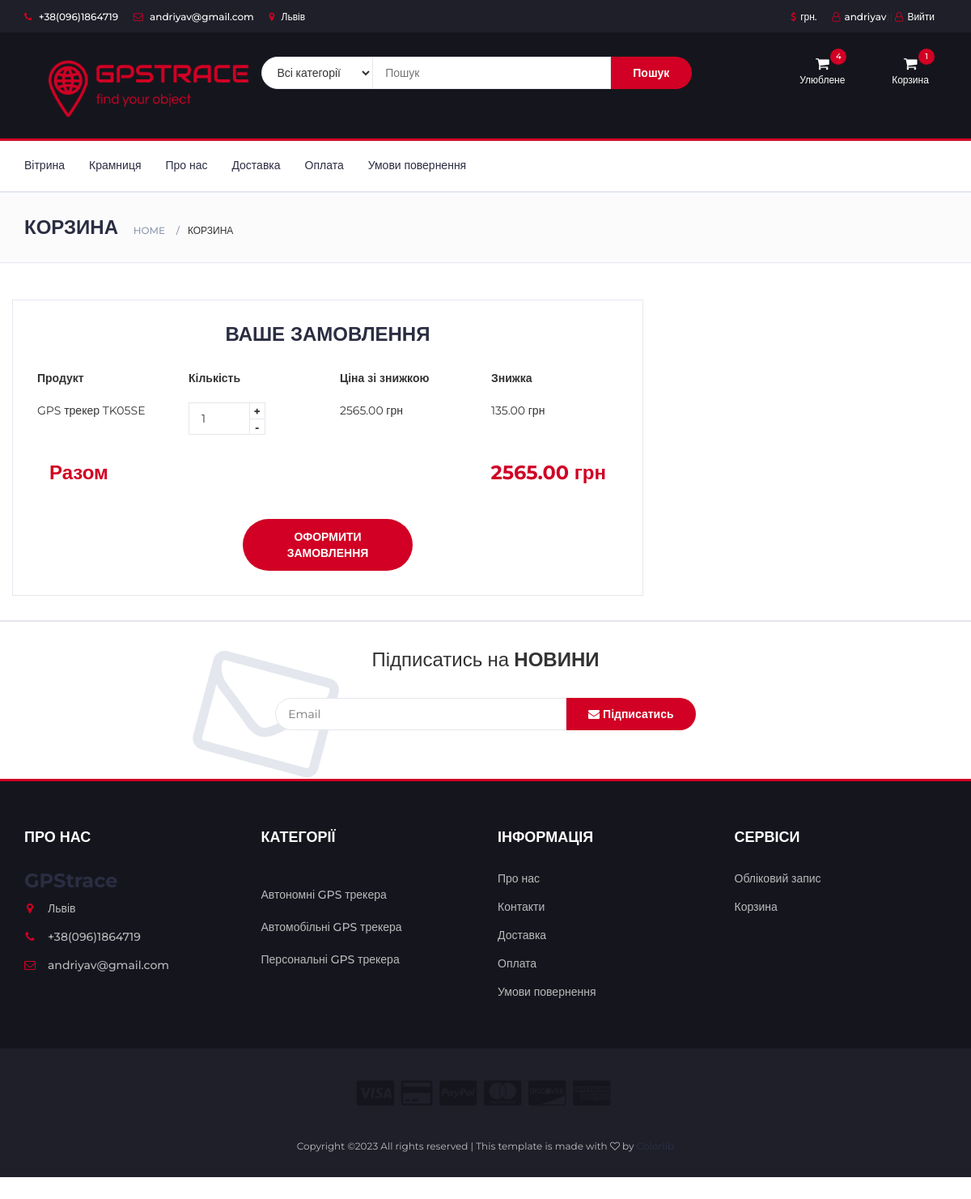
Before: /cart (signed in) with the older database file.
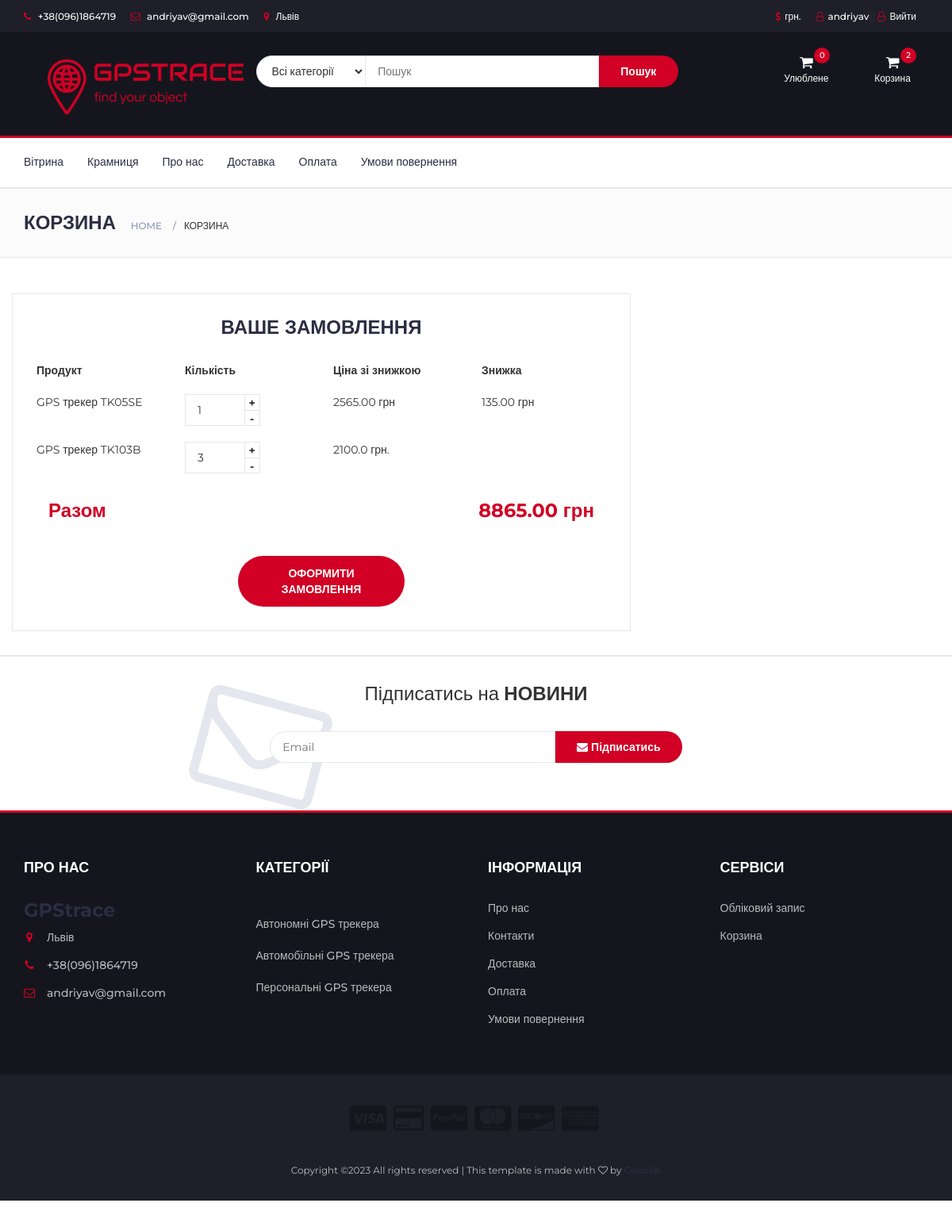
After: the same page with the newer database file.
### account/models.py (models this page shows, shortened)
class UserBase(AbstractBaseUser, PermissionsMixin):
    email = models.EmailField(_('Електронна адреса'), unique=True)
    user_name = models.CharField(max_length=150, unique=True)
    first_name = models.CharField(max_length=150, blank=True)
    about = models.TextField(_(
        'about'), max_length=500, blank=True)
    phone_number = models.CharField(max_length=15, blank=True)
    postcode = models.CharField(max_length=12, blank=True)
    address_line_1 = models.CharField(max_length=150, blank=True)
    address_line_2 = models.CharField(max_length=150, blank=True)
    town_city = models.CharField(max_length=150, blank=True)
    is_active = models.BooleanField(default=False)
    is_staff = models.BooleanField(default=False)
    created = models.DateTimeField(auto_now_add=True)
    updated = models.DateTimeField(auto_now=True)
    objects = CustomAccountManager()
    USERNAME_FIELD = 'email'
    REQUIRED_FIELDS = ['user_name']

### store/models.py (models this page shows, shortened)
class Order(models.Model):
    user = models.ForeignKey(settings.AUTH_USER_MODEL,
                             on_delete=models.CASCADE, null=True, blank=True)
    items = models.ManyToManyField(OrderItem)
    start_date = models.DateTimeField(auto_now_add=True)
    ordered_date = models.DateTimeField()
    ordered = models.BooleanField(default=False)
    ordered_date = models.DateTimeField(null=True)
    first_name = models.CharField(max_length=200,  blank=True, null=True)
    last_name = models.CharField(max_length=200, null=True)
    email = models.CharField(max_length=200, null=True)
    street_address = models.CharField(max_length=200, null=True)
    city = models.CharField(max_length=200, null=True)
    index = models.CharField(max_length=200, null=True)
    phone = models.CharField(max_length=200, null=True)
    first_name_np = models.CharField(max_length=200, blank=True, null=True)
    last_name_np = models.CharField(max_length=200, null=True)
    phone_np = models.CharField(max_length=200, null=True)
    city_np = models.CharField(max_length=200, null=True)
    address_np = models.CharField(max_length=200, null=True)
    order_notes = models.TextField(max_length=5000, null=True, blank=True)
    order_total = models.CharField(max_length=20, null=True, blank=True)
    def get_total(self):
        total = 0
        for order_item in self.items.all():
            total += order_item.get_final_price()
        return total

class OrderItem(models.Model):
    user = models.ForeignKey(settings.AUTH_USER_MODEL,
                             on_delete=models.CASCADE, null=True, blank=True)
    ordered = models.BooleanField(default=False)
    item = models.ForeignKey(Item, on_delete=models.CASCADE)
    quantity = models.IntegerField(default=1)
    def get_total_item_price(self):
        if self.item.discount:
            return self.quantity * (self.item.price - (self.item.price * (self.item.discount / 100)))
        else:
            return self.quantity * self.item.price
    def get_final_price(self):
        return self.get_total_item_price()

class Item(models.Model):
    title = models.CharField(max_length=100, null=True, verbose_name='Назва товару')
    slug = models.SlugField(max_length=100, unique=True, db_index=True, null=True)
    photo = models.ImageField(upload_to='img', null=True)
    price = models.FloatField(blank=True, null=True, verbose_name='Ціна товару')
    discount = models.IntegerField(blank=True, null=True, verbose_name='Знижка у %')
    short_description = models.TextField(max_length=5000, null=True, blank=True, verbose_name='Короткий опис')
    description = models.TextField(max_length=5000, null=True, blank=True, verbose_name='Опис')
    details = models.TextField(max_length=5000, null=True, blank=True, verbose_name='Деталі')
    label = models.CharField(choices=LABEL_CHOICES, max_length=20, null=True, blank=True, verbose_name='Акційна мітка')
    battery = models.IntegerField(choices=BATTERY_CHOICES, null=True, blank=True,
                               verbose_name='Ємність акумуляторної батареї')
    cat = models.ForeignKey('Category', on_delete=models.PROTECT, null=True)
    quantity = models.IntegerField(default=1)
    def discount_price_calculation(self):
        self.discount_price = self.price - (self.price * (self.discount / 100))
        return self.discount_price
    def discount_save_calculation(self):
        self.discount_save = self.price - self.discount_price
        return self.discount_save
    def get_update_cart_url(self):
        return reverse('update-cart', kwargs={'item_slug': self.slug})

class Category(models.Model):
    name = models.CharField(max_length=100, db_index=True, verbose_name='Категорія')
    slug = models.SlugField(max_length=255, unique=True, db_index=True, verbose_name='URL', null=True)
    def get_absolute_url(self):
        return reverse('category', kwargs={'cat_slug': self.slug})

### store/views.py (the view)
# urls.py: path('cart', CartView.as_view(), name='cart'),
class CartView(LoginRequiredMixin, ListView):
    login_url = '/account/login/'
    redirect_field_name = 'cart'
    def get(self, *args, **kwargs):
        try:
            order = Order.objects.get(user=self.request.user, ordered=False)
            context = {
                'object': order
            }
            return render(self.request, 'store/cart.html', context)
        except ObjectDoesNotExist:
            messages.warning(self.request, "У Вас не має активних замовлень")
            return redirect("/")

### cart/context_processors.py (called while the page is built)
def cart(request):
    return {'cart': Cart(request)}

### store/templatetags/store_tags.py (called while the page is built)
@register.inclusion_tag('store/list_categories.html')
def get_categories():
    cats = Category.objects.all()
    return {'cats': cats}

@register.filter
def cart_item_count(user):
    if user.is_authenticated:
        qs = Order.objects.filter(user=user, ordered=False).select_related('user')
        if qs.exists():
            return qs[0].items.count()
    return 0

@register.filter
def get_cart_navbar(user):
    if user.is_authenticated:
        cart_item = OrderItem.objects.filter(user=user, ordered=False).select_related('item')
        if cart_item.exists():
            return cart_item

@register.filter
def get_favorite(user):
    if user.is_authenticated:
        favorite_item = Favorite.objects.filter(user=user).select_related('item_favorite')
        if favorite_item.exists():
            return favorite_item

@register.filter
def favorite_item_count(user):
    if user.is_authenticated:
        qs = Favorite.objects.filter(user=user).select_related("user_id")
        if qs.exists():
            return qs.count()
    return 0

### store/templates/store/cart.html (shortened to what this page needs)
<!DOCTYPE html>
{% load static %}
<html lang="en">
	<head>
 		<link type="text/css" rel="stylesheet" href="{% static 'css/bootstrap.min.css' %}"/>
 		<link type="text/css" rel="stylesheet" href="{% static 'css/slick.css' %}"/>
 		<link type="text/css" rel="stylesheet" href="{% static 'css/slick-theme.css' %}"/>
 		<link type="text/css" rel="stylesheet" href="{% static 'css/nouislider.min.css' %}"/>
 		<link rel="stylesheet" href="{% static 'css/font-awesome.min.css' %}">
 		<link type="text/css" rel="stylesheet" href="{% static 'css/style.css' %}"/>
    </head>
	<body>
{% include "store/navbar.html" %}
		<div id="breadcrumb" class="section">
			<div class="container">
				<div class="row">
					<div class="col-md-10">
						<h3 class="breadcrumb-header">Корзина</h3>
						<ul class="breadcrumb-tree">
							<li><a href="#">Home</a></li>
							<li class="active">Корзина</li>
						</ul>
					</div>
				</div>
			</div>
		</div>
		<div class="section">
			<div class="container">
				<div class="row">
                       {% if object.items.all %}
					<div class="col-md-8 order-details">
						<div class="section-title text-center" align="left">
							<h3 class="title">Ваше замовлення</h3>
						</div>
						<div class="order-summary">
							<div class="row">
							<div class="col-sm-3"><strong>Продукт</strong></div>
							<div class="col-sm-1"><strong>Кількість</strong></div>
								<div class="col-sm-2"></div>
							<div class="col-sm-3"><strong>Ціна зі знижкою</strong></div>
							<div class="col-sm-3"><strong>Знижка</strong></div>
							</div>
							{% for order_item in object.items.all %}
							<div class="row justify-content-md-center">
								<br>
								<div class="col-sm-3">{{order_item.item.title}}</div>
								<div class="col-md-2">
									<form method="get" action="{{ order_item.item.get_update_cart_url }}">
                        <div class="add-to-cart">
                            <div class="qty-label">
                                <div class="input-number">
                                    <input name="order-qty" type="number" value={{order_item.quantity}} onchange="javascript:
									if(this.value != '0') this.form.submit();">
                                    <span class="qty-up">+</span>
                                    <span class="qty-down">-</span>
                                </div>
                            </div>
                        </div>
                    </form>
</div>
<div class="col-sm-1"></div>
									{% if order_item.item.discount %}
								<div class="col-sm-3">
									{{order_item.item.discount_price_calculation | floatformat:2}} грн</div>
									{% else %}
									<div class="col-sm-3">
									{{order_item.item.price}} грн.</div>
									{% endif %}
									{% if order_item.item.discount %}
								<div class="col-sm-3">{{ order_item.item.discount_save_calculation | floatformat:2 }} грн</div>
									{% endif %}
							</div>
							{% endfor %}
							<br>
							<div class="col-sm-10 order-col">
								<div class="order-total"><strong>Разом</strong></div>
								<div class="order-total"><strong>{{object.get_total|floatformat:2}}&nbsp;грн</strong></div>
							</div>
							<div class="col-sm-4"></div>
							<div class="col-sm-4">
						<a href="{% url 'checkout' %}" class="primary-btn order-submit">Оформити замовлення</a>
							</div>
							<div class="col-sm-4"></div>
					</div>
				</div>
			</div>
		</div>
	{% else %}
	<h3> Ваша корзина пуста </h3>
	{% endif %}
			</body>
</html>
{% include "store/footer.html" %}

### store/templates/store/navbar.html (shortened to what the changed rows need)
<!DOCTYPE html>
{% load static %}
{% load store_tags %}
 <html lang="en">
    <head>
<link type="text/css" rel="stylesheet" href="{% static 'css/bootstrap.min.css' %}"/>
<link type="text/css" rel="stylesheet" href="{% static 'css/slick.css' %}"/>
<link type="text/css" rel="stylesheet" href="{% static 'css/slick-theme.css' %}"/>
<link type="text/css" rel="stylesheet" href="{% static 'css/nouislider.min.css' %}"/>
<link rel="stylesheet" href="{% static 'css/font-awesome.min.css' %}">
<link type="text/css" rel="stylesheet" href="{% static 'css/style.css' %}"/>
	</head>
<header>
    <div id="top-header">
        <div class="container">
            <ul class="header-links pull-right">
                {% if request.user.is_authenticated %}
                <li><a href="{% url "account:dashboard" %}"><i class="fa fa-user-o"></i>{{ user.user_name }}</a>}|
                    <a href="{% url 'logout'  %}"><i class="fa fa-user-o"></i>Вийти</li>
                {% else %}
                <li><a href="{% url "account:login" %}"><i class="fa fa-user-o"></i>Обліковий запис</a></li>
                {% endif %}
            </ul>
        </div>
    </div>
    <div id="header">
        <div class="container">
            <div class="row">
                <div class="cart-manu">
                <div class="col-md-3 clearfix">
                    <div class="header-ctn">
                         <div class="dropdown">
                            <a class="dropdown-toggle" data-toggle="dropdown" aria-expanded="true">
                                <i class="fa fa-shopping-cart"></i>
                                <span>Улюблене</span>
                                <div class="qty">{{ request.user|favorite_item_count }}</div>
                            </a>
                        </div>
                        <div class="dropdown">
                            <a class="dropdown-toggle"  data-toggle="dropdown" aria-expanded="true" >
                                <i class="fa fa-shopping-cart" ></i>
                                    <span>Корзина</span>
                                {% if user.is_authenticated %}
                                <div class="qty">{{ request.user|cart_item_count }}</div>
                                {% endif %}
								</div>
                            </div>
                        </div>
                    </div>
            </div>
</header>

### store/templates/store/list_categories.html
{% load static %}
<ul>
    {% for c in cats %}
    <div><br></div>
    <li><a href="{{c.get_absolute_url}}">{{c.name}}</a></li>
    {% endfor %}
</ul>

Changed rows visible on the page:
computed for UserBase "andriyav": user|favorite_item_count "4" → "0"; user|cart_item_count "1" → "2"
added OrderItem: item "GPS трекер TK103B", order-qty "3", item.price "2100.0"
computed for Order: get_total "2565.00" → "8865.00"
